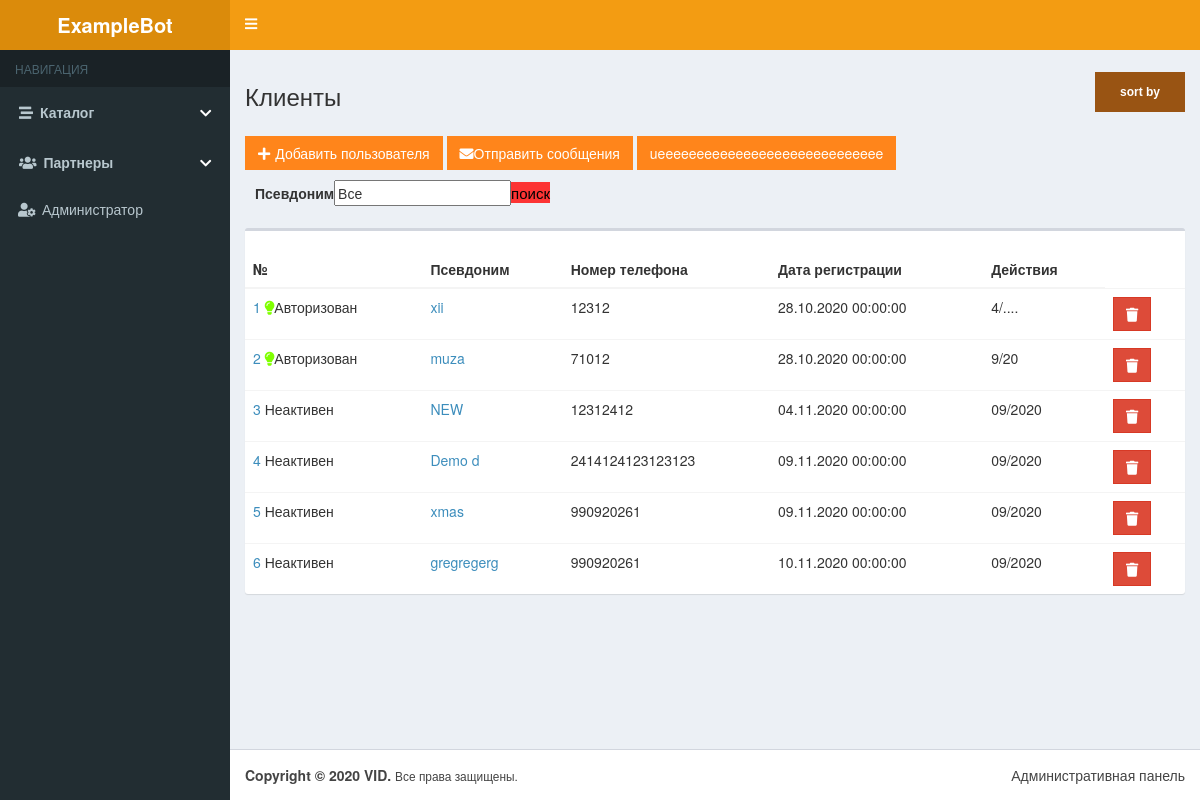
The page /profiles/ (signed in) on the database its author committed.
### hello/models.py (models this page shows)
class Profile(models.Model):
    published = models.DateTimeField(db_index = True, null=True, verbose_name='published date', name='published')
    login = models.CharField(null=True, max_length=50, verbose_name="Логин")
    parol = models.CharField(null=True, max_length=50, verbose_name="Парол")
    pseudonym = models.CharField(null=True, max_length=50, verbose_name="Псевдоним")
    number = models.IntegerField(blank=True, verbose_name="")
    code = models.CharField(max_length=5, blank=True, verbose_name="t", null=True)
    name = models.CharField(max_length=50, blank=True, verbose_name="name")
    prefix = models.CharField(max_length=20, null=True)
    type_payment = models.CharField(max_length=50, null=True)
    valute_card = models.CharField(max_length=10, null=True)
    card_number = models.CharField(max_length=30, null=True)
    date_card = models.CharField(max_length=20, null=True, blank=True)
    owner_card = models.CharField(null=True, max_length=100)
    comment = models.TextField(blank=True, null=True)

### hello/views.py (the view)
# urls.py: path('profiles/', Profiles, name='profiles'),
@login_required
def Profiles(request):
    profiles = Profile.objects.all()
    bot_users = []
    for i in subscribersbot.objects.all():
        bot_users.append(i.login)
    context = {"profiles": profiles, 'ps': 'Все', 'allprofiles': profiles, 'path': 'Все', 'by': 'pseudonym', 'bot_users': bot_users}
    return render(request, 'bot/profiles.html', context)

### hello/templates/bot/profiles.html (shortened to what this page needs)
{% load static %}
<!DOCTYPE html>
<html lang="ru" style="height: auto; min-height: 100%;"><head><meta http-equiv="Content-Type" content="text/html; charset=UTF-8">
    <link rel="stylesheet" href="https://stackpath.bootstrapcdn.com/bootstrap/3.4.1/css/bootstrap.min.css">
    <link rel="stylesheet" href="https://use.fontawesome.com/releases/v5.8.2/css/solid.css">
    <link rel="stylesheet" href="https://use.fontawesome.com/releases/v5.8.2/css/fontawesome.css">
    <link rel="stylesheet" href="{% static 'hello/form.css' %}">
    <link rel="stylesheet" type="text/css" href="{% static 'hello/autocomplete.css' %}">
    <link rel="stylesheet" href="{% static 'hello/AdminLTE.min.css' %}">
    <link rel="stylesheet" href="{% static 'hello/skin-yellow.min.css' %}">
    <link rel="stylesheet" href="{% static 'hello/app.css' %}">
  <link rel="stylesheet" href="{% static 'hello/css.css' %}">
</head>
<body class="skin-yellow sidebar-mini" style="height: auto; min-height: 100%;">
    <div class="wrapper" style="height: auto; min-height: 100%;">
        <header class="main-header">
            <a href="" class="logo">
                <span class="logo-lg"><b>ExampleBot</b></span>
            </a>
            <nav class="navbar navbar-static-top" role="navigation">
                <a href="" class="sidebar-toggle fas fa-bars" data-toggle="push-menu" role="button"></a>
            </nav>
        </header>
        <aside class="main-sidebar">
            <section class="sidebar">
                <ul class="sidebar-menu accordion" id="accordion">
                  <li class="header">НАВИГАЦИЯ</li>
                  <li class=""><div class="link"><a href="/folder/"> <i class="fa fas fa-stream"></i>Каталог</a><i class="fa fa-chevron-down" style="color: white;"></i></div>
                  </li>
                  <li class=""><div class="link"><a href="/profiles/"> <i class="fa fas fa-users"></i>Партнеры</a><i class="fa fa-chevron-down" style="color: white;"></i></div>
                  </li>
                  <li class=""><a href="{% url 'editpassword' 1 %}"><i class="fa fas fa-user-cog"></i> <span>Администратор</span></a></li>
              </ul>
                        </section>
        </aside>
  <div class="content-wrapper" style="min-height: 813px;">
    <section class="content-header">
      <h3>
        Клиенты
      </h3>
      <ol class="breadcrumb">
    <li class="active">
        <nav class="dropdownmenu">
            <ul>
              <li><a href="#">sort by</a>
              </li>
            </ul>
        </nav>
    </li>
      </ol>
    </section>
    <section class="content container-fluid">
    <div class="row add-button">
        <div class="col-xs-10">
            <a href="{% url 'createprof' %}" class="btn btn-flat bg-orange"><i class="fas fa-plus"></i>Добавить пользователя</a>
            <a href="{% url 'sendmessage' 'all' 'no' %}" class="btn btn-flat bg-orange"><i class="fas fa-envelope"></i>Отправить сообщения</a>
            <a class="btn btn-flat bg-orange">ueeeeeeeeeeeeeeeeeeeeeeeeeeeee</a>
            <form style="padding: 10px;">
                <label>Псевдоним</label><input id="search" type="text" value="{{ path }}"><a id = "url" style="background-color: rgb(252, 52, 52); font-size: 15px; color: black;">поиск</a>
              </form>
        </div>
    </div>
    <div class="row">
        <div class="col-xs-12">
            <div class="box">
                <div class="box-header">
                </div>
                <div class="box-body table-responsive no-padding">
                    <table class="table table-hover" id="userTable">
                        <thead>
                            <tr>
                                <th>№</th>
                                <th>Псевдоним</th>
                                <th>Номер телефона</th>
                                <th>Дата регистрации</th>
                                <th>Действия</th>
                            </tr>
                        </thead>
                        <tbody>
                            {% for p in profiles %}
                            <tr>
                                <td><a href="{% url 'editprofile' p.pk %}">{{ forloop.counter }}</a>
                                {% if p.login in bot_users %}
                                <i class="fas fa-lightbulb" style="color: chartreuse;"></i>Авторизован
                                {% else %}
                                Неактивен
                                {% endif %}
                                </td>
                                <td><a href="{% url 'editprofile' p.pk %}">{{ p.pseudonym }} </a></td>
                                <td>{{ p.number }} </td>
                                <td>{{ p.published|date:"d.m.Y H:i:s" }}</td>
                                <td>{{ p.date_card }}</td>
                                <td><a id = "a" href="{% url 'delprof' p.pk %}" onclick="return confirm(&#39;Вы уверены?&#39;)" class="btn btn-danger btn-flat"><i class="fas fa-trash" aria-hidden="true"></i></a></td>
                            </tr>
                        {% endfor %}
                        </tbody>
                    </table>
                </div>
            </div>
        </div>
    </div>
    </section>
  </div>
  <footer class="main-footer">
    <div class="pull-right hidden-xs">
      Административная панель
    </div>
    <strong>Copyright © 2020 VID.</strong> <small>Все права защищены.</small>
  </footer>
    </div>
</body></html>

### hello/static/hello/form.css (style rules this page uses)
.accordion .link { cursor: pointer; display: block; padding: 15px 15px 15px 26px; color: #4D4D4D; font-size: 14px; font-weight: 700; position: relative; -webkit-transition: all 0.4s ease; -o-transition: all 0.4s ease; transition: all 0.4s ease; }
.accordion li .fa-chevron-down { position: absolute; top: 20px; left: 200px; font-size: 13px; color: #595959; -webkit-transition: all 0.4s ease; -o-transition: all 0.4s ease; transition: all 0.4s ease; }
.accordion li .fa-stream, .accordion li .fa-users { position: relative; right: 7px; }
.artist, .link { width: 100%; font-size: 10px; box-sizing: border-box; -moz-box-sizing: border-box; -webkit-box-sizing: border-box; }
.dropdownmenu ul, .dropdownmenu li { position: relative; margin: 0; padding: 0; }
.dropdownmenu ul { background: gray; list-style: none; width: 100%; align-content: center; ruby-align: center; align: center; }
.dropdownmenu li { float: left; position: relative; width:auto; }
.dropdownmenu a { background: rgb(153, 84, 19); color: #FFFFFF; display: block; font: bold 12px/20px sans-serif; padding: 10px 25px; text-align: center; text-decoration: none; -webkit-transition: all .25s ease; -moz-transition: all .25s ease; -ms-transition: all .25s ease; -o-transition: all .25s ease; transition: all .25s ease; }

### hello/static/hello/app.css (style rules this page uses)
.fas.sidebar-toggle { line-height:1.4 }
.add-button .fa-plus,.form-buttons .back-button .fa-long-arrow-alt-left { padding-right:5px }
.add-button { margin-bottom:10px }

### rows shown on the page
Profile: login "Авторизован", pseudonym "xii", number "12312", published "28.10.2020 00:00:00", date_card "4/...."
Profile: login "Авторизован", pseudonym "muza", number "71012", published "28.10.2020 00:00:00", date_card "9/20"
Profile: login "Неактивен", pseudonym "NEW", number "12312412", published "04.11.2020 00:00:00", date_card "09/2020"
Profile: login "Неактивен", pseudonym "Demo d", number "2414124123123123", published "09.11.2020 00:00:00", date_card "09/2020"
Profile: login "Неактивен", pseudonym "xmas", number "990920261", published "09.11.2020 00:00:00", date_card "09/2020"
Profile: login "Неактивен", pseudonym "gregregerg", number "990920261", published "10.11.2020 00:00:00", date_card "09/2020"
